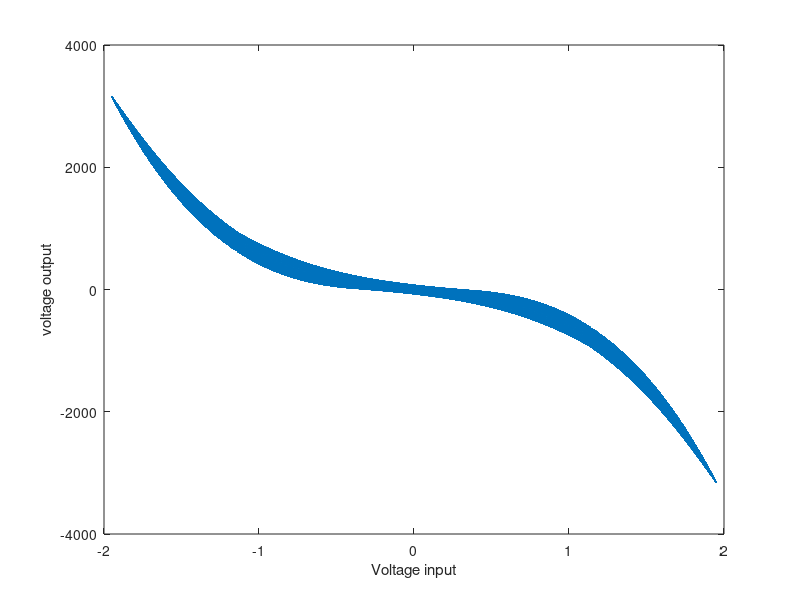
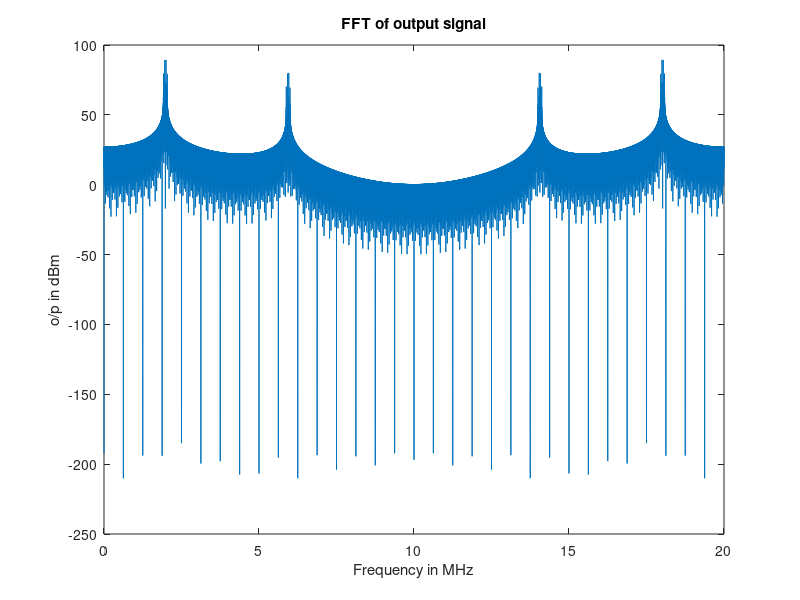
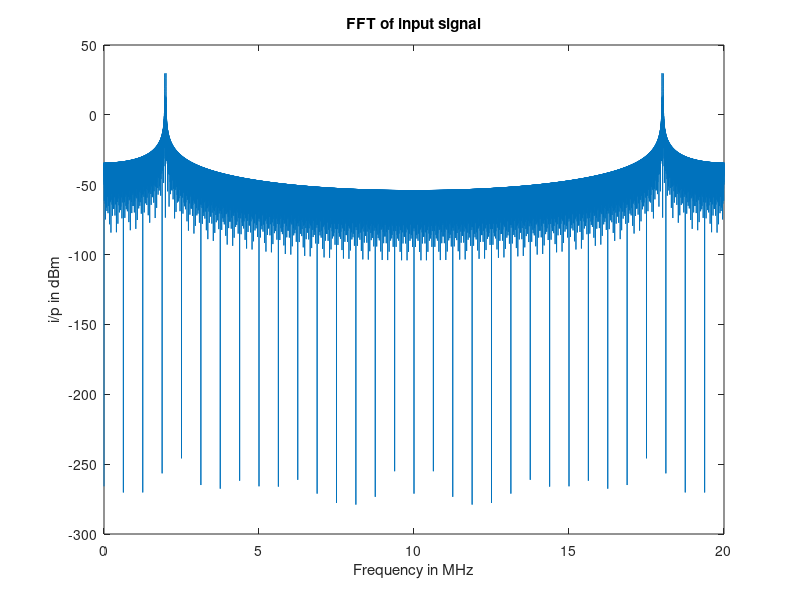

Source code (MATLAB) for these figures, in order:
%
Fs = 2e07;  %sampling frequency
Ts = 1/Fs;  %sampling period
end_time = 10^-3;
t = 0:Ts:end_time-Ts;
freq_range = [1.96e06 2e06];
t1 = 0:Ts:(end_time/2)-Ts;

%Signal
x = 1*sin(2*pi*2e06*t) +1*sin(2*pi*1.96e06*t);

%signal fft
N = length(x);
N1 = 2^nextpow2(N);
y = fft(x,N1);
x_axis = Fs*(0:(N1)-1)/N1;

p_in_dBm = 10*log10 (abs(y).^2/100*10^-3);  %inputpower in dBm

%signal ifft
x1 = ifft(y);
x1f = x1(1:N1);

%chcecking i/p signal power level with P1dB
% for i = 1: length(p_in_dBm)
%     if p_in_dBm(i) >= -20.5
%         y(i) = y(i);
%     else
%         y(i) = 0;
%     end
% end

y1f = 7.943282347*(x1f) - 427.824*(x1f.^3); %nonlinear equation(a1*x + a3*x^3)




%fft of output
 yf2 = fft(y1f,N1);
 p_out_in_dBm = 10*log10 (abs(yf2).^2/100*10^-3) ;
 
%  figure
%  plot(p_in_dBm,y11);
%  hold on
%  plot(p_in_dBm,y33);
%  legend('1:1','3:1')
%  hold off
 
 figure
 plot(x1f,y1f);xlabel('Voltage input');ylabel('voltage output');

figure
plot(x_axis/1e06,p_out_in_dBm); xlabel('Frequency in MHz');ylabel('o/p in dBm');title('FFT of output signal');

% figure(3)
% plot(p_in_dBm,p_out1_in_dBm);
% hold on
% plot(p_in_dBm,p_out3_in_dBm);xlabel('p in dBm');ylabel('p out dBm');
% legend('1:1','3:1')
% hold off
% 
%figure
%plot(t,y1f);xlabel('Time');ylabel('Amplitude');title('output signal');

figure
plot(x_axis/1e06,p_in_dBm); xlabel('Frequency in MHz');ylabel('i/p in dBm');title('FFT of input signal');